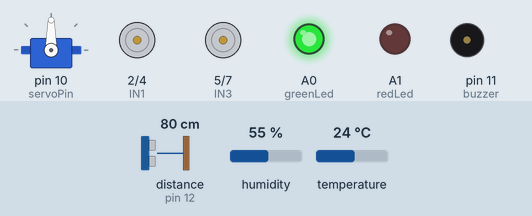
A sketch run on a simulated Arduino Uno, built with avr-gcc and run on an emulated ATmega328P. On the bench: servo, motor-driver pin pairs drawn as motors (green arrow = first pin HIGH = forward, orange = second pin HIGH = backward, longer = more drive, scaled by the enable pin), output pins drawn as LEDs (lit = HIGH), buzzer (waves = sounding, pin HIGH). Wiring (inferred from the names in the program): ultrasonic range finder: trigger pin 13; echo pin 12. The test bench sets the inputs (shaded band); at power-on: temperature 24 °C, distance to the obstacle (sensor on pin 12) 80 cm, humidity 55 %. The echo pulse lasts 58.3 µs per cm; pins used as bus, display or sensor lines are not drawn; what the sketch prints to the serial monitor is not drawn.

Above: at 1.04 s.
2.3 s: temperature set to 27.5 °C
At 3.1 s:
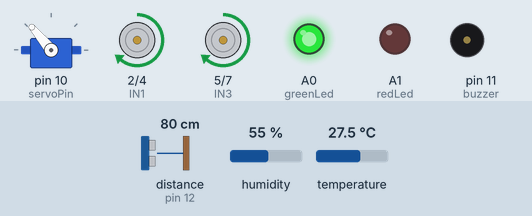
5.8 s: temperature set to 28.4 °C
At 6.7 s:
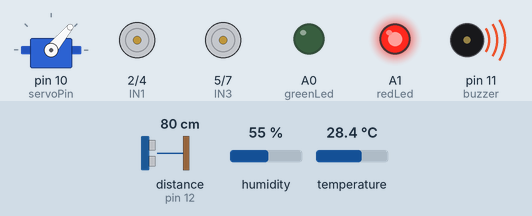
9.3 s: temperature set to 12 °C
12.8 s: distance to the obstacle (sensor on pin 12) set to 40 cm
16.3 s: distance to the obstacle (sensor on pin 12) set to 34 cm
At 17.1 s:
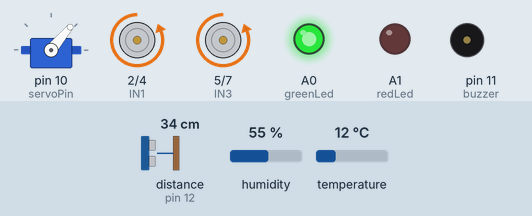
19.8 s: temperature set to 33 °C
At 20.9 s:
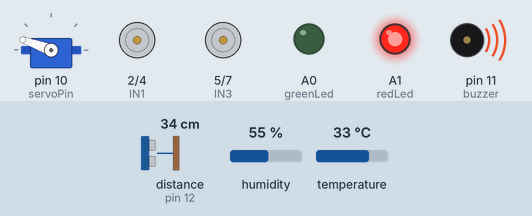
Timing chart, 0 to 22.5 s (numbered marks = the images above; inputs shaded):
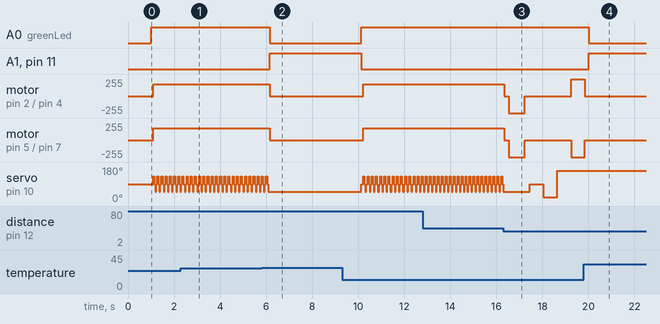

Measured:
- the behaviour switches between 28 and 28.1 °C on temperature (found by bisection; images 1 and 2)
- after the input at 5.8 s, A0 (greenLed): HIGH → LOW after 0.35 s; A1 (redLed), pin 11 (buzzer): LOW → HIGH after 0.35 s; motor on pin 2 (IN1) / pin 4 (IN2), motor on pin 5 (IN3) / pin 7 (IN4): forward 180/255 → stopped after 0.35 s; servo on pin 10 (servoPin): goes on until 6.1 s, then stays 50°
- after the input at 9.3 s, A0 (greenLed): LOW → HIGH after 0.83 s; A1 (redLed): HIGH → LOW after 0.83 s
- after the input at 16.3 s, motor on pin 2 (IN1) / pin 4 (IN2): forward 180/255 → stopped at once, → backward 255/255 0.20 s later, → stopped 0.70 s later, → forward 255/255 2.0 s later; motor on pin 5 (IN3) / pin 7 (IN4): forward 180/255 → stopped at once, → backward 255/255 0.20 s later, → stopped 0.70 s later, → backward 255/255 2.0 s later
- after the input at 19.8 s, A0 (greenLed): HIGH → LOW after 0.22 s; A1 (redLed), pin 11 (buzzer): LOW → HIGH after 0.22 s; motor on pin 2 (IN1) / pin 4 (IN2), motor on pin 5 (IN3) / pin 7 (IN4): goes on until 19.8 s, then stays stopped; servo on pin 10 (servoPin): stays 160° (without the input it goes to 130° after 0.20 s)
- by itself, servo on pin 10 (servoPin): repeats every 0.18 s: 130° 0.05 s, 90° 0.05 s, 50° 0.05 s, 90° 0.05 s

The sketch:

Thermax_Arduino_Logic.ino.ino
```cpp
#include "DHT.h"
#include <Servo.h>
#include <SoftwareSerial.h>

// Communication with ESP32 (Arduino RX: 8, Arduino TX: 9)
SoftwareSerial espSerial(8, 9);

// ================= Sensor Configurations =================
#define DHTPIN A2
#define DHTTYPE DHT22
DHT dht(DHTPIN, DHTTYPE);

const int greenLed = A0;
const int redLed = A1;
const int buzzer = 11;
const int echoPin = 12;
const int trigPin = 13;
const int servoPin = 10;

Servo myServo;

// ================= Motor Configurations =================
const int ENA = 3;
const int ENB = 6;
const int IN1 = 2;
const int IN2 = 4;
const int IN3 = 5;
const int IN4 = 7;

unsigned long previousMillis = 0;
const long interval = 2000;
float currentTemp = 25.0;
bool dangerMode = false;
bool alertSent = false;

// ================= Movement & Radar Variables =================
boolean goesForward = false;
int MAX_SPEED = 180;
int speedSet = 0;
int radarAngle = 90;
int radarStep = 40;

void setup() {
  Serial.begin(9600);
  espSerial.begin(9600); // Initialize ESP32 connection

  dht.begin();
  myServo.attach(servoPin);
  myServo.write(90);
  delay(1000);

  pinMode(greenLed, OUTPUT);
  pinMode(redLed, OUTPUT);
  pinMode(buzzer, OUTPUT);
  pinMode(trigPin, OUTPUT);
  pinMode(echoPin, INPUT);

  pinMode(ENA, OUTPUT);
  pinMode(ENB, OUTPUT);
  pinMode(IN1, OUTPUT);
  pinMode(IN2, OUTPUT);
  pinMode(IN3, OUTPUT);
  pinMode(IN4, OUTPUT);

  Serial.println("--- System Initialized. Starting Thermax IoT ---");
}

void loop() {
  unsigned long currentMillis = millis();

  // --- Environmental Monitoring ---
  if (currentMillis - previousMillis >= interval) {
    previousMillis = currentMillis;
    float t = dht.readTemperature();
    float h = dht.readHumidity();

    if (!isnan(t) && !isnan(h)) {
      currentTemp = t;
    }
  }

  // --- Thermal Alert Logic ---
  if (currentTemp > 28.0) {
    dangerMode = true;
    if (!alertSent) {
      Serial.print("🚨 ALERT: Critical Temp! Sending to ESP32...");
      // Send alert and temp to ESP32 over serial
      espSerial.print("ALERT:");
      espSerial.println(currentTemp);
      alertSent = true;
    }
    stopRobot();
    digitalWrite(redLed, HIGH);
    digitalWrite(greenLed, LOW);
    digitalWrite(buzzer, HIGH);
    return;
  } else {
    dangerMode = false;
    alertSent = false;
    digitalWrite(redLed, LOW);
    digitalWrite(greenLed, HIGH);
    digitalWrite(buzzer, LOW);
  }

  // --- Navigation & 360 Radar ---
  if (!dangerMode) {
    myServo.write(radarAngle);
    delay(40);
    int distance = getDistance();

    if(distance <= 35) {
      stopRobot();
      delay(200);
      moveBackward();
      delay(700);
      stopRobot();
      delay(200);

      int distanceF = lookFront();
      delay(200);
      int distanceR = lookRight();
      delay(200);
      int distanceL = lookLeft();
      delay(200);

      if (distanceR >= distanceL && distanceR >= distanceF && distanceR > 25) {
        turnRight();
      }
      else if (distanceL > distanceR && distanceL >= distanceF && distanceL > 25) {
        turnLeft();
      }
      else if (distanceF > distanceR && distanceF > distanceL && distanceF > 35) {
        moveForward();
      }
      else {
        moveBackward();
        delay(600);
        stopRobot();
        delay(200);
        turnRight();
        delay(600);
      }
      stopRobot();
      delay(150);
      radarAngle = 90;
    } else {
      moveForward();
    }

    radarAngle += radarStep;
    if (radarAngle >= 130 || radarAngle <= 50) {
      radarStep = -radarStep;
    }
  }
}

int lookFront() { myServo.write(90); delay(400); return getDistance(); }
int lookRight() { myServo.write(20); delay(400); return getDistance(); }
int lookLeft() { myServo.write(160); delay(400); return getDistance(); }

int getDistance() {
  digitalWrite(trigPin, LOW); delayMicroseconds(2);
  digitalWrite(trigPin, HIGH); delayMicroseconds(10);
  digitalWrite(trigPin, LOW);
  long duration = pulseIn(echoPin, HIGH, 30000);
  int cm = duration * 0.034 / 2;
  if(cm == 0) return 1;
  return cm;
}

void stopRobot() {
  goesForward = false;
  digitalWrite(IN1, LOW); digitalWrite(IN2, LOW);
  digitalWrite(IN3, LOW); digitalWrite(IN4, LOW);
  analogWrite(ENA, 0); analogWrite(ENB, 0);
}

void moveForward() {
 if(!goesForward) {
    goesForward = true;
    digitalWrite(IN1, HIGH); digitalWrite(IN2, LOW);
    digitalWrite(IN3, HIGH); digitalWrite(IN4, LOW);
    for (speedSet = 100; speedSet <= MAX_SPEED; speedSet += 10) {
      analogWrite(ENA, speedSet); analogWrite(ENB, speedSet); delay(5);
    }
  } else {
     analogWrite(ENA, MAX_SPEED); analogWrite(ENB, MAX_SPEED);
  }
}

void moveBackward() {
  goesForward = false;
  digitalWrite(IN1, LOW); digitalWrite(IN2, HIGH);
  digitalWrite(IN3, LOW); digitalWrite(IN4, HIGH);
  analogWrite(ENA, 255); analogWrite(ENB, 255);
}

void turnRight() {
  goesForward = false;
  digitalWrite(IN1, HIGH); digitalWrite(IN2, LOW);
  digitalWrite(IN3, LOW); digitalWrite(IN4, HIGH);
  analogWrite(ENA, 255); analogWrite(ENB, 255);
  delay(600);
}

void turnLeft() {
  goesForward = false;
  digitalWrite(IN1, LOW); digitalWrite(IN2, HIGH);
  digitalWrite(IN3, HIGH); digitalWrite(IN4, LOW);
  analogWrite(ENA, 255); analogWrite(ENB, 255);
  delay(600);
}
```
